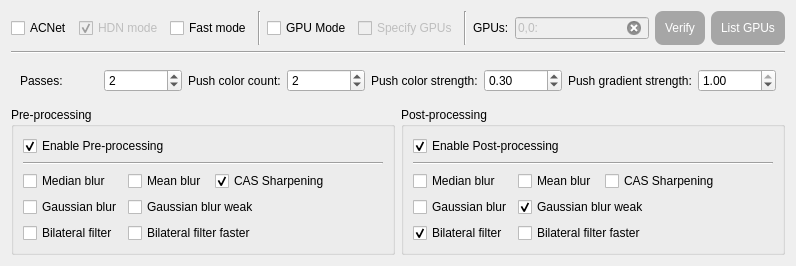
              <widget class="QWidget" name="tab_7">
               <attribute name="title">
                <string notr="true">Anime4K</string>
               </attribute>
               <attribute name="toolTip">
                <string>Anime4K:

- Only supports [2D Anime] image style.

- More suitable for image with not too bad quality.

- You can enable [ACNet] algorithm to improve image quality.

- Although [GPU Mode] is not enabled by default, in most cases,
enabling [GPU Mode] can greatly increase the processing speed. 
(Please make sure your PC is compatible with [GPU Mode] first)

- [ Speed:★★★  Image Quality:★ ]</string>
               </attribute>
               <layout class="QGridLayout" name="gridLayout_5">
                <item row="5" column="0" colspan="12">
                 <layout class="QHBoxLayout" name="horizontalLayout_2">
                  <item>
                   <widget class="QGroupBox" name="groupBox_PreProcessing_Anime4k">
                    <property name="maximumSize">
                     <size>
                      <width>16777215</width>
                      <height>16777215</height>
                     </size>
                    </property>
                    <property name="toolTip">
                     <string/>
                    </property>
                    <property name="title">
                     <string>Pre-processing</string>
                    </property>
                    <layout class="QGridLayout" name="gridLayout_25">
                     <item row="1" column="0" colspan="4">
                      <widget class="Line" name="line_8">
                       <property name="orientation">
                        <enum>Qt::Horizontal</enum>
                       </property>
                      </widget>
                     </item>
                     <item row="2" column="1">
                      <widget class="QCheckBox" name="checkBox_MeanBlur_Pre_Anime4k">
                       <property name="text">
                        <string>Mean blur</string>
                       </property>
                      </widget>
                     </item>
                     <item row="2" column="0">
                      <widget class="QCheckBox" name="checkBox_MedianBlur_Pre_Anime4k">
                       <property name="text">
                        <string>Median blur</string>
                       </property>
                      </widget>
                     </item>
                     <item row="3" column="1" colspan="3">
                      <widget class="QCheckBox" name="checkBox_GaussianBlurWeak_Pre_Anime4k">
                       <property name="text">
                        <string>Gaussian blur weak</string>
                       </property>
                      </widget>
                     </item>
                     <item row="2" column="2" colspan="2">
                      <widget class="QCheckBox" name="checkBox_CASSharping_Pre_Anime4k">
                       <property name="text">
                        <string>CAS Sharpening</string>
                       </property>
                       <property name="checked">
                        <bool>true</bool>
                       </property>
                      </widget>
                     </item>
                     <item row="3" column="0">
                      <widget class="QCheckBox" name="checkBox_GaussianBlur_Pre_Anime4k">
                       <property name="text">
                        <string>Gaussian blur</string>
                       </property>
                      </widget>
                     </item>
                     <item row="4" column="0">
                      <widget class="QCheckBox" name="checkBox_BilateralFilter_Pre_Anime4k">
                       <property name="text">
                        <string>Bilateral filter</string>
                       </property>
                      </widget>
                     </item>
                     <item row="4" column="1" colspan="3">
                      <widget class="QCheckBox" name="checkBox_BilateralFilterFaster_Pre_Anime4k">
                       <property name="text">
                        <string>Bilateral filter faster</string>
                       </property>
                      </widget>
                     </item>
                     <item row="0" column="0" colspan="3">
                      <widget class="QCheckBox" name="checkBox_EnablePreProcessing_Anime4k">
                       <property name="toolTip">
                        <string>Apply filters to image before process it.</string>
                       </property>
                       <property name="text">
                        <string>Enable Pre-processing</string>
                       </property>
                       <property name="checked">
                        <bool>true</bool>
                       </property>
                      </widget>
                     </item>
                    </layout>
                   </widget>
                  </item>
                  <item>
                   <widget class="QGroupBox" name="groupBox_PostProcessing_Anime4k">
                    <property name="toolTip">
                     <string/>
                    </property>
                    <property name="title">
                     <string>Post-processing</string>
                    </property>
                    <layout class="QGridLayout" name="gridLayout_24">
                     <item row="0" column="0" colspan="3">
                      <widget class="QCheckBox" name="checkBox_EnablePostProcessing_Anime4k">
                       <property name="toolTip">
                        <string>Add filters to the image after processing it.</string>
                       </property>
                       <property name="text">
                        <string>Enable Post-processing</string>
                       </property>
                       <property name="checked">
                        <bool>true</bool>
                       </property>
                      </widget>
                     </item>
                     <item row="1" column="0" colspan="4">
                      <widget class="Line" name="line_9">
                       <property name="orientation">
                        <enum>Qt::Horizontal</enum>
                       </property>
                      </widget>
                     </item>
                     <item row="2" column="0">
                      <widget class="QCheckBox" name="checkBox_MedianBlur_Post_Anime4k">
                       <property name="text">
                        <string>Median blur</string>
                       </property>
                      </widget>
                     </item>
                     <item row="2" column="1">
                      <widget class="QCheckBox" name="checkBox_MeanBlur_Post_Anime4k">
                       <property name="text">
                        <string>Mean blur</string>
                       </property>
                      </widget>
                     </item>
                     <item row="2" column="2" colspan="2">
                      <widget class="QCheckBox" name="checkBox_CASSharping_Post_Anime4k">
                       <property name="text">
                        <string>CAS Sharpening</string>
                       </property>
                       <property name="checked">
                        <bool>false</bool>
                       </property>
                      </widget>
                     </item>
                     <item row="3" column="0">
                      <widget class="QCheckBox" name="checkBox_GaussianBlur_Post_Anime4k">
                       <property name="text">
                        <string>Gaussian blur</string>
                       </property>
                      </widget>
                     </item>
                     <item row="4" column="0">
                      <widget class="QCheckBox" name="checkBox_BilateralFilter_Post_Anime4k">
                       <property name="text">
                        <string>Bilateral filter</string>
                       </property>
                       <property name="checked">
                        <bool>true</bool>
                       </property>
                      </widget>
                     </item>
                     <item row="3" column="1" colspan="3">
                      <widget class="QCheckBox" name="checkBox_GaussianBlurWeak_Post_Anime4k">
                       <property name="text">
                        <string>Gaussian blur weak</string>
                       </property>
                       <property name="checked">
                        <bool>true</bool>
                       </property>
                      </widget>
                     </item>
                     <item row="4" column="1" colspan="3">
                      <widget class="QCheckBox" name="checkBox_BilateralFilterFaster_Post_Anime4k">
                       <property name="text">
                        <string>Bilateral filter faster</string>
                       </property>
                      </widget>
                     </item>
                    </layout>
                   </widget>
                  </item>
                 </layout>
                </item>
                <item row="4" column="0" colspan="12">
                 <widget class="QWidget" name="widget" native="true">
                  <property name="maximumSize">
                   <size>
                    <width>16777215</width>
                    <height>42</height>
                   </size>
                  </property>
                  <layout class="QGridLayout" name="gridLayout_38">
                   <item row="0" column="0">
                    <widget class="QLabel" name="label_48">
                     <property name="toolTip">
                      <string>Passes for processing.</string>
                     </property>
                     <property name="text">
                      <string>Passes:</string>
                     </property>
                    </widget>
                   </item>
                   <item row="0" column="1">
                    <widget class="QSpinBox" name="spinBox_Passes_Anime4K">
                     <property name="minimum">
                      <number>1</number>
                     </property>
                     <property name="maximum">
                      <number>999999999</number>
                     </property>
                     <property name="value">
                      <number>2</number>
                     </property>
                    </widget>
                   </item>
                   <item row="0" column="2">
                    <widget class="QLabel" name="label_49">
                     <property name="toolTip">
                      <string>Limit the number of color pushes.</string>
                     </property>
                     <property name="text">
                      <string>Push color count:</string>
                     </property>
                    </widget>
                   </item>
                   <item row="0" column="3">
                    <widget class="QSpinBox" name="spinBox_PushColorCount_Anime4K">
                     <property name="minimum">
                      <number>1</number>
                     </property>
                     <property name="maximum">
                      <number>999999999</number>
                     </property>
                     <property name="value">
                      <number>2</number>
                     </property>
                    </widget>
                   </item>
                   <item row="0" column="4">
                    <widget class="QLabel" name="label_50">
                     <property name="toolTip">
                      <string>Strength for pushing color,range 0 to 1,higher for thinner.</string>
                     </property>
                     <property name="text">
                      <string>Push color strength:</string>
                     </property>
                    </widget>
                   </item>
                   <item row="0" column="5">
                    <widget class="QDoubleSpinBox" name="doubleSpinBox_PushColorStrength_Anime4K">
                     <property name="maximum">
                      <double>1.000000000000000</double>
                     </property>
                     <property name="singleStep">
                      <double>0.100000000000000</double>
                     </property>
                     <property name="value">
                      <double>0.300000000000000</double>
                     </property>
                    </widget>
                   </item>
                   <item row="0" column="6">
                    <widget class="QLabel" name="label_51">
                     <property name="toolTip">
                      <string>Strength for pushing gradient,range 0 to 1,higher for sharper.</string>
                     </property>
                     <property name="text">
                      <string>Push gradient strength:</string>
                     </property>
                    </widget>
                   </item>
                   <item row="0" column="7">
                    <widget class="QDoubleSpinBox" name="doubleSpinBox_PushGradientStrength_Anime4K">
                     <property name="maximum">
                      <double>1.000000000000000</double>
                     </property>
                     <property name="singleStep">
                      <double>0.100000000000000</double>
                     </property>
                     <property name="value">
                      <double>1.000000000000000</double>
                     </property>
                    </widget>
                   </item>
                  </layout>
                 </widget>
                </item>
                <item row="1" column="5">
                 <widget class="QCheckBox" name="checkBox_GPUMode_Anime4K">
                  <property name="toolTip">
                   <string>Enable GPU acceleration.</string>
                  </property>
                  <property name="text">
                   <string>GPU Mode</string>
                  </property>
                 </widget>
                </item>
                <item row="1" column="7">
                 <widget class="Line" name="line_15">
                  <property name="orientation">
                   <enum>Qt::Vertical</enum>
                  </property>
                 </widget>
                </item>
                <item row="1" column="4">
                 <widget class="Line" name="line_13">
                  <property name="orientation">
                   <enum>Qt::Vertical</enum>
                  </property>
                 </widget>
                </item>
                <item row="3" column="0" colspan="12">
                 <widget class="Line" name="line_14">
                  <property name="orientation">
                   <enum>Qt::Horizontal</enum>
                  </property>
                 </widget>
                </item>
                <item row="1" column="6">
                 <widget class="QCheckBox" name="checkBox_SpecifyGPU_Anime4k">
                  <property name="enabled">
                   <bool>false</bool>
                  </property>
                  <property name="toolTip">
                   <string>You can specify multiple GPUs to fully 
utilize the capabilities of your PC.
(If there are multiple GPUs available.)</string>
                  </property>
                  <property name="text">
                   <string>Specify GPUs</string>
                  </property>
                 </widget>
                </item>
                <item row="1" column="0" colspan="4">
                 <layout class="QHBoxLayout" name="horizontalLayout_4">
                  <item>
                   <widget class="QCheckBox" name="checkBox_ACNet_Anime4K">
                    <property name="enabled">
                     <bool>true</bool>
                    </property>
                    <property name="toolTip">
                     <string>Enable ACNet.
Will improve image quality.</string>
                    </property>
                    <property name="text">
                     <string notr="true">ACNet</string>
                    </property>
                   </widget>
                  </item>
                  <item>
                   <widget class="QCheckBox" name="checkBox_HDNMode_Anime4k">
                    <property name="enabled">
                     <bool>false</bool>
                    </property>
                    <property name="toolTip">
                     <string>Enable HDN mode for ACNet.
Will improve image quality.

*This option will be deactivated
when [ACNet] is disabled*</string>
                    </property>
                    <property name="text">
                     <string>HDN mode</string>
                    </property>
                    <property name="checked">
                     <bool>true</bool>
                    </property>
                   </widget>
                  </item>
                  <item>
                   <widget class="QCheckBox" name="checkBox_FastMode_Anime4K">
                    <property name="toolTip">
                     <string>Faster but maybe low quality.</string>
                    </property>
                    <property name="text">
                     <string>Fast mode</string>
                    </property>
                   </widget>
                  </item>
                 </layout>
                </item>
                <item row="1" column="8" colspan="4">
                 <layout class="QHBoxLayout" name="horizontalLayout_6">
                  <item>
                   <widget class="QLabel" name="label_19">
                    <property name="text">
                     <string notr="true">GPUs:</string>
                    </property>
                   </widget>
                  </item>
                  <item>
                   <widget class="QLineEdit" name="lineEdit_GPUs_Anime4k">
                    <property name="enabled">
                     <bool>false</bool>
                    </property>
                    <property name="toolTip">
                     <string>Format: Platform ID,Device ID:

Example: 0,0:0,1:1,0:

You must follow the format,otherwise the software may crash.

If you wanna get all GPUs running together,
the number of threads must &gt;= the number of GPUs.</string>
                    </property>
                    <property name="text">
                     <string notr="true">0,0:</string>
                    </property>
                    <property name="clearButtonEnabled">
                     <bool>true</bool>
                    </property>
                   </widget>
                  </item>
                  <item>
                   <widget class="QPushButton" name="pushButton_VerifyGPUsConfig_Anime4k">
                    <property name="enabled">
                     <bool>false</bool>
                    </property>
                    <property name="toolTip">
                     <string>Verify your GPUs configuration.</string>
                    </property>
                    <property name="styleSheet">
                     <string notr="true">QPushButton{
background-color: rgb(178, 58, 238);
color: rgb(255, 255, 255);
border-style:outset;
border-radius:8px;
padding:10px;
}
QPushButton:hover{
background-color: rgb(191, 62, 255);
color: rgb(255, 255, 255);
border-style:outset;
border-radius:8px;
padding:10px;
}
QPushButton:pressed{
background-color: rgb(154, 50, 205);
color: rgb(255, 255, 255);
border-style:outset;
border-radius:8px;
padding:10px;
}
QPushButton:disabled{
background-color: rgb(166, 166, 166);
color: rgb(255, 255, 255);
border-style:outset;
border-radius:8px;
padding:10px;
}</string>
                    </property>
                    <property name="text">
                     <string>Verify</string>
                    </property>
                   </widget>
                  </item>
                  <item>
                   <widget class="QPushButton" name="pushButton_ListGPUs_Anime4k">
                    <property name="enabled">
                     <bool>false</bool>
                    </property>
                    <property name="maximumSize">
                     <size>
                      <width>16777215</width>
                      <height>35</height>
                     </size>
                    </property>
                    <property name="styleSheet">
                     <string notr="true">QPushButton{
background-color: rgb(26, 188, 156);
color: rgb(255, 255, 255);
border-style:outset;
border-radius:8px;
padding:10px;
}
QPushButton:hover{
background-color: rgb(29, 214, 177);
color: rgb(255, 255, 255);
border-style:outset;
border-radius:8px;
padding:10px;
}
QPushButton:pressed{
background-color: rgb(23, 173, 143);
color: rgb(255, 255, 255);
border-style:outset;
border-radius:8px;
padding:10px;
}
QPushButton:disabled{
background-color: rgb(166, 166, 166);
color: rgb(255, 255, 255);
border-style:outset;
border-radius:8px;
padding:10px;
}</string>
                    </property>
                    <property name="text">
                     <string>List GPUs</string>
                    </property>
                   </widget>
                  </item>
                 </layout>
                </item>
               </layout>
              </widget>
